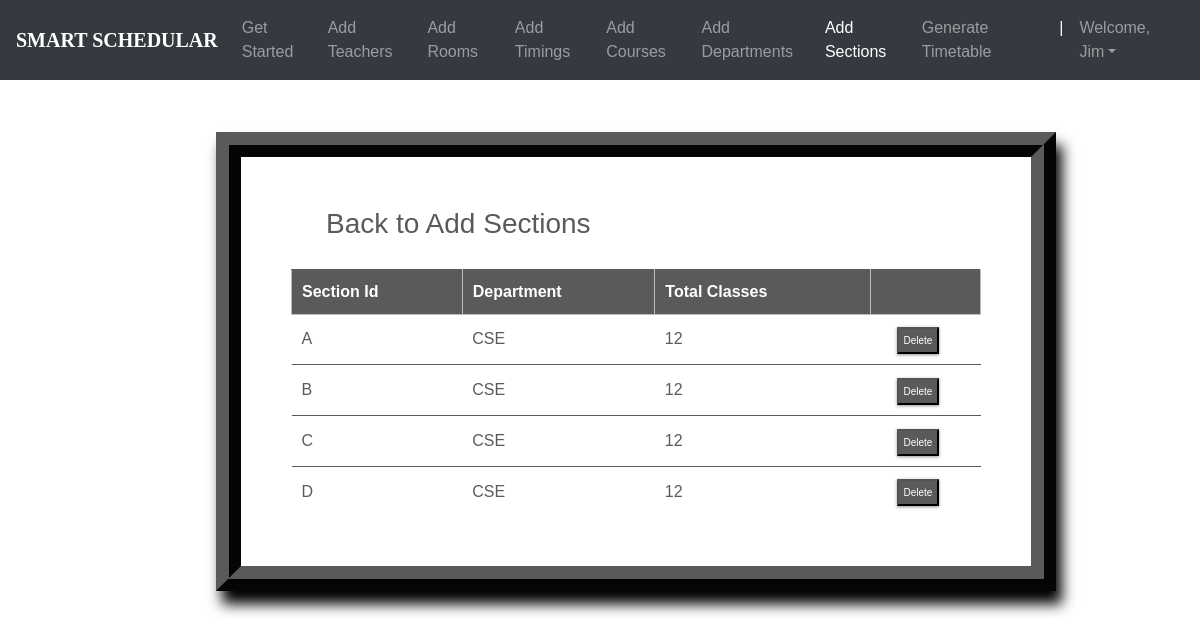
/sections_list/ (signed in), run on the app's committed database.
### ttgen/models.py (models this page shows, shortened)
class Section(models.Model):
    section_id = models.CharField(max_length=25, primary_key=True)
    department = models.ForeignKey(Department, on_delete=models.CASCADE)
    num_class_in_week = models.IntegerField(default=0)
    course = models.ForeignKey(Course, on_delete=models.CASCADE, blank=True, null=True)
    meeting_time = models.ForeignKey(MeetingTime, on_delete=models.CASCADE, blank=True, null=True)
    room = models.ForeignKey(Room, on_delete=models.CASCADE, blank=True, null=True)
    instructor = models.ForeignKey(Instructor, on_delete=models.CASCADE, blank=True, null=True)

class Department(models.Model):
    dept_name = models.CharField(max_length=50)
    courses = models.ManyToManyField(Course)
    def __str__(self):
        return self.dept_name

### ttgen/views.py (the view)
# urls.py: path('sections_list/', views.section_list, name='editsection'),
@login_required
def section_list(request):
    context = {
        'sections': Section.objects.all()
    }
    return render(request, 'seclist.html', context)

### templates/seclist.html (shortened to what this page needs)
<!DOCTYPE html>
<html lang="en">
<head>
	<link rel="stylesheet" href="https://maxcdn.bootstrapcdn.com/bootstrap/4.0.0/css/bootstrap.min.css">
    <link rel="stylesheet" type="text/css" href="static/css/index.css">
</head>
<body>
        <header>
			<nav class="navbar navbar-expand-md navbar-dark fixed-top bg-dark">
                <a class="navbar-brand" href="#"><b>SMART SCHEDULAR</b></a>
                <div class="collapse navbar-collapse" id="navbarCollapse">
                    <ul class="navbar-nav ml-auto">
                    <li class="nav-item">
                        <a class="nav-link" href="{% url 'admindash' %}">Get Started</a>
                    </li>
                    <li class="nav-item">
                        <a class="nav-link" href="{% url 'addInstructors' %}">Add Teachers</a>
                    </li>
                    <li class="nav-item">
                        <a class="nav-link" href="{% url 'addRooms' %}">Add Rooms</a>
                    </li>
                    <li class="nav-item">
		                <a class="nav-link" href="{% url 'addTimings' %}">Add Timings</a>
		            </li>
                    <li class="nav-item">
                        <a class="nav-link" href="{% url 'addCourses' %}">Add Courses</a>
                    </li>
                    <li class="nav-item">
			            <a class="nav-link" href="{% url 'addDepts' %}">Add Departments</a>
		            </li>
                    <li class="nav-item active">
			            <a class="nav-link" href="{% url 'addSections' %}">Add Sections</a>
		            </li>
                    <li class="nav-item">
			            <a class="nav-link" href="{% url 'generate' %}">Generate Timetable</a>
		            </li>
                    <li class="nav-item active">
			            <a class="nav-link">|</a>
		            </li>
                    <li class="nav-item dropdown">
		                <a class="nav-link dropdown-toggle" href="#" id="dropdown03" data-toggle="dropdown" aria-haspopup="true" aria-expanded="false">Welcome, {{ user.first_name }}</a>
		            </li>
                    </ul>
                </div>
            </nav>
        </header>
        <br><br>
    {% block content %}
{% load static %}
<fieldset class="fieldset">
    <a href="{% url 'addSections'%}"><h1 class="tablink" onclick="openPage('new')" id="defaultOpen">Back to Add Sections</h1></a>
    <div class="tabcontent" id="edit">
        <table class="table1">
            <thead>
            <tr class="table-headers">
            <th>Section Id</th>
            <th>Department</th>
            <th>Total Classes</th>
            <th  class="empty"></th>
            </tr>
            </thead>
            <tbody>
            {% for sec in sections %}
            <tr>
             <td>{{sec.section_id}}</td>
             <td>{{sec.department}}</td>
             <td>{{sec.num_class_in_week }}</td>
             <td class="empty">
                <form action="{% url 'deletesection' sec.section_id %}" method="post">
                        <input type="submit" value="Delete" class="cross">
                </form>
             </td>
             </tr>
            {% endfor %}
            </tbody>
        </table>
    </div>
</fieldset>
{% endblock %}

### static/css/index.css (style rules this page uses)
body { padding-top: 3rem; padding-bottom: 3rem; color: #5a5a5a; font-family: 'Poppins', sans-serif; overflow-x: hidden; }
nav { font-family: sans-serif; }
.navbar-brand { font-size: 20px; font-family: Georgia, 'Times New Roman', Times, serif; }

### templates/seclist.html (style rules this page uses)
nav { font-family: sans-serif; }
.navbar-brand { font-size: 20px; font-family: Georgia, 'Times New Roman', Times, serif; }
* { margin: 0; padding: 0; box-sizing: border-box; }
html { scroll-behavior: smooth; }
a { text-decoration:none; }
form { margin-top: 3%; margin-left: 18%; margin-right: 12%; }
fieldset h1 { color: #5a5a5a; padding-bottom: 20px; margin-left: 35px; display: inline-block; cursor: pointer; font-size: 28px; }
fieldset input { padding:8px; color: #938c8c }
.table2 td, th { border: 1px solid rgb(190,190,190); padding: 10px 20px; }
.table1 { width: 100%; border-collapse: collapse; text-align: left; overflow: hidden; }
.table1 td, th { border-top: 1px solid #5a5a5a; padding: 10px; }
.table1 th { background-color: #5a5a5a; color: #fff; }
.cross { font-size:10px; box-shadow: 0px 1px 3px 0px #9e9292; padding: 4px 5px; color: #fff; background-color: #5a5a5a; cursor: pointer; }
.fieldset { margin-top: 3%; margin-left: 18%; margin-right: 12%; padding: 50px; border-width: 25px; border-style: ridge; border-color: #5a5a5a; box-shadow: 6px 13px 13px 0px black; background-color: #fff; }

### data on the page
Section: section_id "A", department "CSE", num_class_in_week "12"
Section: section_id "B", department "CSE", num_class_in_week "12"
Section: section_id "C", department "CSE", num_class_in_week "12"
Section: section_id "D", department "CSE", num_class_in_week "12"

### other printed values
{{ user.first_name }} "Jim"
